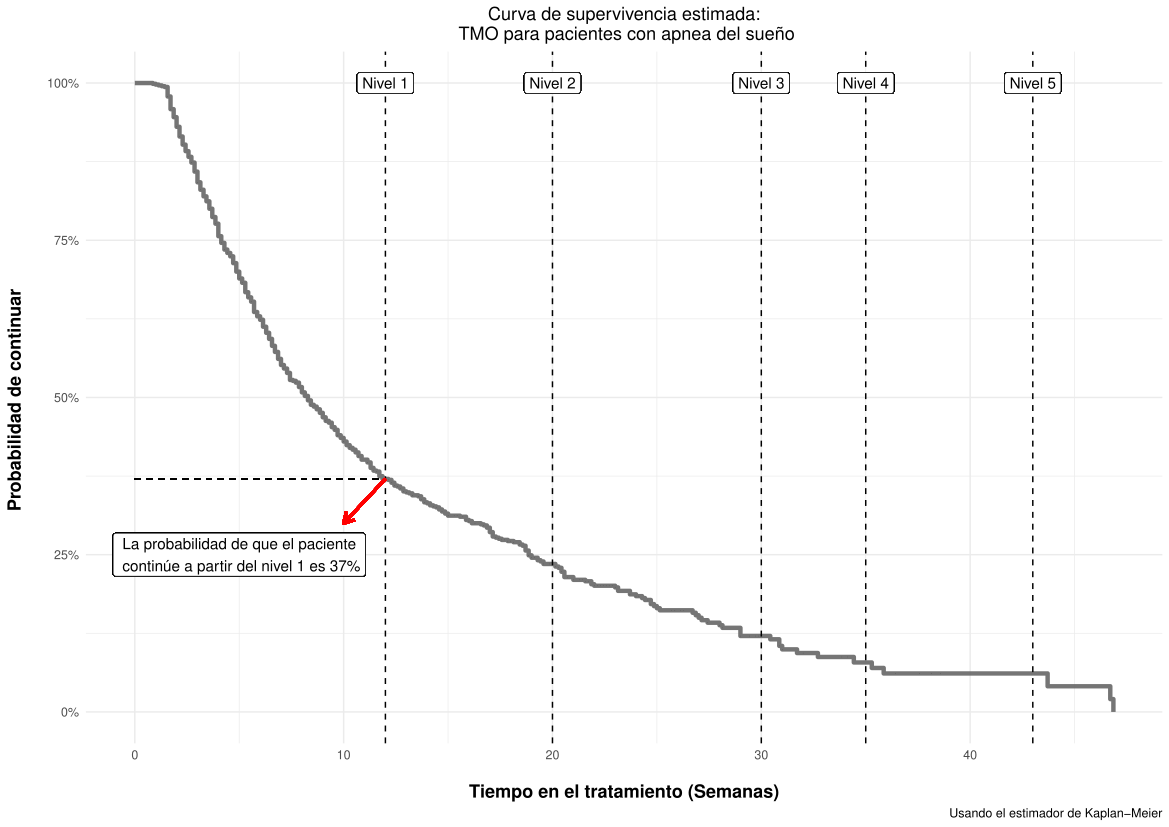

This figure's R source:
library(dplyr)
library(survival)

#cargando datos
library(readxl)
Datosdepurados <- read_excel("Datosdepurados.xlsx")

#variable semanas
Datosdepurados$semanas <- difftime(Datosdepurados$`Fecha Fin`,
                                   Datosdepurados$`Fecha Incio`, 
                                   units = "weeks") %>%
  as.numeric() %>% round(2)

#definiendo evento para km
Datosdepurados$evento <- ifelse(Datosdepurados$Status == "Evento", 1, 0)

#Estimando S(t) via kaplan-meier
KM_fit <- survfit(Surv(semanas, evento) ~ 1, data = Datosdepurados)

#graficando S(t)
library(ggfortify)
library(plotly)

p <- autoplot(KM_fit, type="fill",surv.alpha=0.9, 
         surv.size=1.5,
         conf.int.alpha=0,
         censor.size=0,
         surv.colour="#666666")+ 
  labs(x = "\n Tiempo en el tratamiento (Semanas) ", 
       y = "Probabilidad de continuar \n", 
       title = "Curva de supervivencia estimada:\n TMO para pacientes con apnea del sueño",
       caption = "Usando el estimador de Kaplan-Meier") +
  theme_minimal()+
  theme(plot.title = element_text(hjust = 0.5), 
        axis.title.x = element_text(face="bold",  size = 13),
        axis.title.y = element_text(face="bold",  size = 13),
        legend.title = element_text(face="bold", size = 11)) +
  geom_vline(xintercept = c(12,20,30,35,43), linetype="dashed", 
             color = "black", size=0.5) +
  geom_label(aes(x=12, y = 1, label = "Nivel 1")) +
  geom_label(aes(x=20, y = 1, label = "Nivel 2")) +
  geom_label(aes(x=30, y = 1, label = "Nivel 3")) +
  geom_label(aes(x=35, y = 1, label = "Nivel 4")) +
  geom_label(aes(x=43, y = 1, label = "Nivel 5")) +
  geom_label(aes(x=5, y = 0.25,
  label = "La probabilidad de que el paciente\n continúe a partir del nivel 1 es 37%")) +
  geom_segment(aes(x=0, xend=12,y=0.3704484,yend=0.3704484),
               linetype="dashed") +
  geom_segment(aes(x=12,xend=10,y=0.3704484, yend=0.3),
               arrow = arrow(length = unit(0.3,"cm")), size = 1, col = "red")

p2 <- autoplot(KM_fit, type="fill",surv.alpha=0.9, 
               surv.size=1.5,
               conf.int.alpha=0,
               censor.size=0,
               surv.colour="#666666")+ 
  labs(x = "\n Tiempo en el tratamiento (Semanas) ", 
       y = "Probabilidad de continuar \n", 
       title = "Curva de supervivencia estimada:\n TMO para pacientes con apnea del sueño",
       caption = "Usando el estimador de Kaplan-Meier") +
  theme_minimal()+
  theme(plot.title = element_text(hjust = 0.5), 
        axis.title.x = element_text(face="bold",  size = 13),
        axis.title.y = element_text(face="bold",  size = 13),
        legend.title = element_text(face="bold", size = 11)) +
  geom_vline(xintercept = c(12,20,30,35,43), linetype="dashed", 
             color = "black", size=0.5) +
  geom_segment(aes(x=0, xend=12,y=0.3704484,yend=0.3704484),
               linetype="dashed")
  
ggplotly(p2)
